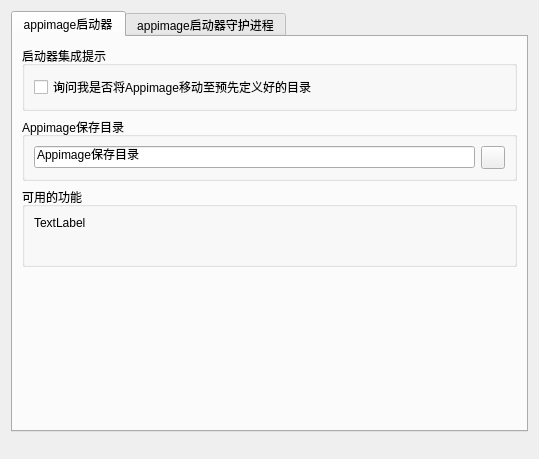
<?xml version="1.0" encoding="UTF-8"?>
<ui version="4.0">
 <class>SettingsDialog</class>
 <widget class="QDialog" name="SettingsDialog">
  <property name="geometry">
   <rect>
    <x>0</x>
    <y>0</y>
    <width>539</width>
    <height>459</height>
   </rect>
  </property>
  <property name="windowTitle">
   <string>appimage启动器设置</string>
  </property>
  <layout class="QVBoxLayout" name="verticalLayout">
   <item>
    <widget class="QTabWidget" name="tabWidget">
     <property name="currentIndex">
      <number>0</number>
     </property>
     <widget class="QWidget" name="launcherTab">
      <attribute name="title">
       <string notr="true">appimage启动器</string>
      </attribute>
      <layout class="QVBoxLayout" name="verticalLayout_4">
       <item>
        <widget class="QGroupBox" name="launcherGroupBox">
         <property name="title">
          <string>启动器集成提示</string>
         </property>
         <layout class="QVBoxLayout" name="verticalLayout_2">
          <item>
           <widget class="QCheckBox" name="askMoveCheckBox">
            <property name="text">
             <string>询问我是否将Appimage移动至预先定义好的目录</string>
            </property>
           </widget>
          </item>
         </layout>
        </widget>
       </item>
       <item>
        <widget class="QGroupBox" name="integrationDirectoryGroupBox">
         <property name="title">
          <string>Appimage保存目录</string>
         </property>
         <layout class="QHBoxLayout" name="horizontalLayout_2">
          <item>
           <layout class="QHBoxLayout" name="integrationGroupBoxLayout">
            <item>
             <widget class="QLineEdit" name="applicationsDirLineEdit">
              <property name="text">
               <string notr="true">Appimage保存目录</string>
              </property>
              <property name="placeholderText">
               <string>Appimage保存目录</string>
              </property>
             </widget>
            </item>
            <item>
             <widget class="QToolButton" name="chooseAppsDirToolButton">
              <property name="text">
               <string/>
              </property>
              <property name="icon">
               <iconset theme="folder">
                <normaloff>.</normaloff>.</iconset>
              </property>
             </widget>
            </item>
           </layout>
          </item>
         </layout>
        </widget>
       </item>
       <item>
        <widget class="QGroupBox" name="availableFeaturesGroupBox">
         <property name="sizePolicy">
          <sizepolicy hsizetype="Preferred" vsizetype="Preferred">
           <horstretch>0</horstretch>
           <verstretch>0</verstretch>
          </sizepolicy>
         </property>
         <property name="minimumSize">
          <size>
           <width>0</width>
           <height>80</height>
          </size>
         </property>
         <property name="locale">
          <locale language="English" country="UnitedStates"/>
         </property>
         <property name="title">
          <string>可用的功能</string>
         </property>
         <layout class="QVBoxLayout" name="verticalLayout_3">
          <item>
           <widget class="QLabel" name="featuresLabel">
            <property name="sizePolicy">
             <sizepolicy hsizetype="Preferred" vsizetype="Preferred">
              <horstretch>0</horstretch>
              <verstretch>0</verstretch>
             </sizepolicy>
            </property>
            <property name="minimumSize">
             <size>
              <width>0</width>
              <height>0</height>
             </size>
            </property>
            <property name="layoutDirection">
             <enum>Qt::LeftToRight</enum>
            </property>
            <property name="text">
             <string notr="true">TextLabel</string>
            </property>
            <property name="alignment">
             <set>Qt::AlignLeading|Qt::AlignLeft|Qt::AlignTop</set>
            </property>
            <property name="wordWrap">
             <bool>true</bool>
            </property>
           </widget>
          </item>
         </layout>
        </widget>
       </item>
       <item>
        <spacer name="verticalSpacer">
         <property name="orientation">
          <enum>Qt::Vertical</enum>
         </property>
         <property name="sizeHint" stdset="0">
          <size>
           <width>20</width>
           <height>40</height>
          </size>
         </property>
        </spacer>
       </item>
      </layout>
     </widget>
     <widget class="QWidget" name="daemonTab">
      <attribute name="title">
       <string notr="true">appimage启动器守护进程</string>
      </attribute>
      <layout class="QVBoxLayout" name="verticalLayout_5">
       <item>
        <widget class="QGroupBox" name="daemonGeneralSettingsGroupBox">
         <property name="locale">
          <locale language="English" country="UnitedStates"/>
         </property>
         <property name="title">
          <string>General settings</string>
         </property>
         <layout class="QVBoxLayout" name="verticalLayout_6">
          <item>
           <widget class="QCheckBox" name="daemonIsEnabledCheckBox">
            <property name="toolTip">
             <string>&lt;html&gt;&lt;head/&gt;&lt;body&gt;&lt;p&gt;When this box is checked, AppImageLauncher automatically starts a daemon called appimagelauncherd.&lt;/p&gt;&lt;p&gt;This daemon automatically integrates AppImages you copy into the &amp;quot;Applications directory&amp;quot; and the additional directories you configured. When the files are deleted, the daemon will clean up the integration data.&lt;/p&gt;&lt;/body&gt;&lt;/html&gt;</string>
            </property>
            <property name="text">
             <string>开机时启动Appimage集成帮助程序</string>
            </property>
           </widget>
          </item>
         </layout>
        </widget>
       </item>
       <item>
        <widget class="QGroupBox" name="additionalDirsGroupBox">
         <property name="locale">
          <locale language="English" country="UnitedStates"/>
         </property>
         <property name="title">
          <string>与此同时监控以下目录</string>
         </property>
         <layout class="QHBoxLayout" name="horizontalLayout_3">
          <item>
           <widget class="QListWidget" name="additionalDirsListWidget"/>
          </item>
          <item>
           <layout class="QVBoxLayout" name="additionalDirsButtonsLayout">
            <item>
             <widget class="QToolButton" name="additionalDirsAddButton">
              <property name="toolTip">
               <string>Add new directory to list</string>
              </property>
              <property name="icon">
               <iconset theme="add">
                <normaloff>.</normaloff>.</iconset>
              </property>
             </widget>
            </item>
            <item>
             <widget class="QToolButton" name="additionalDirsRemoveButton">
              <property name="enabled">
               <bool>false</bool>
              </property>
              <property name="toolTip">
               <string>从列表中移除选中的目录</string>
              </property>
              <property name="icon">
               <iconset theme="remove">
                <normaloff>.</normaloff>.</iconset>
              </property>
             </widget>
            </item>
            <item>
             <spacer name="verticalSpacer_2">
              <property name="orientation">
               <enum>Qt::Vertical</enum>
              </property>
              <property name="sizeHint" stdset="0">
               <size>
                <width>20</width>
                <height>40</height>
               </size>
              </property>
             </spacer>
            </item>
           </layout>
          </item>
         </layout>
        </widget>
       </item>
      </layout>
     </widget>
    </widget>
   </item>
   <item>
    <spacer name="verticalSpacer_3">
     <property name="orientation">
      <enum>Qt::Vertical</enum>
     </property>
     <property name="sizeType">
      <enum>QSizePolicy::Minimum</enum>
     </property>
     <property name="sizeHint" stdset="0">
      <size>
       <width>20</width>
       <height>10</height>
      </size>
     </property>
    </spacer>
   </item>
   <item>
    <widget class="QDialogButtonBox" name="buttonBox">
     <property name="orientation">
      <enum>Qt::Horizontal</enum>
     </property>
     <property name="standardButtons">
      <set>QDialogButtonBox::Cancel|QDialogButtonBox::“好”</set>
     </property>
    </widget>
   </item>
  </layout>
 </widget>
 <resources/>
 <connections>
  <connection>
   <sender>buttonBox</sender>
   <signal>accepted()</signal>
   <receiver>SettingsDialog</receiver>
   <slot>accept()</slot>
   <hints>
    <hint type="sourcelabel">
     <x>248</x>
     <y>254</y>
    </hint>
    <hint type="destinationlabel">
     <x>157</x>
     <y>274</y>
    </hint>
   </hints>
  </connection>
  <connection>
   <sender>buttonBox</sender>
   <signal>rejected()</signal>
   <receiver>SettingsDialog</receiver>
   <slot>reject()</slot>
   <hints>
    <hint type="sourcelabel">
     <x>316</x>
     <y>260</y>
    </hint>
    <hint type="destinationlabel">
     <x>286</x>
     <y>274</y>
    </hint>
   </hints>
  </connection>
 </connections>
</ui>
